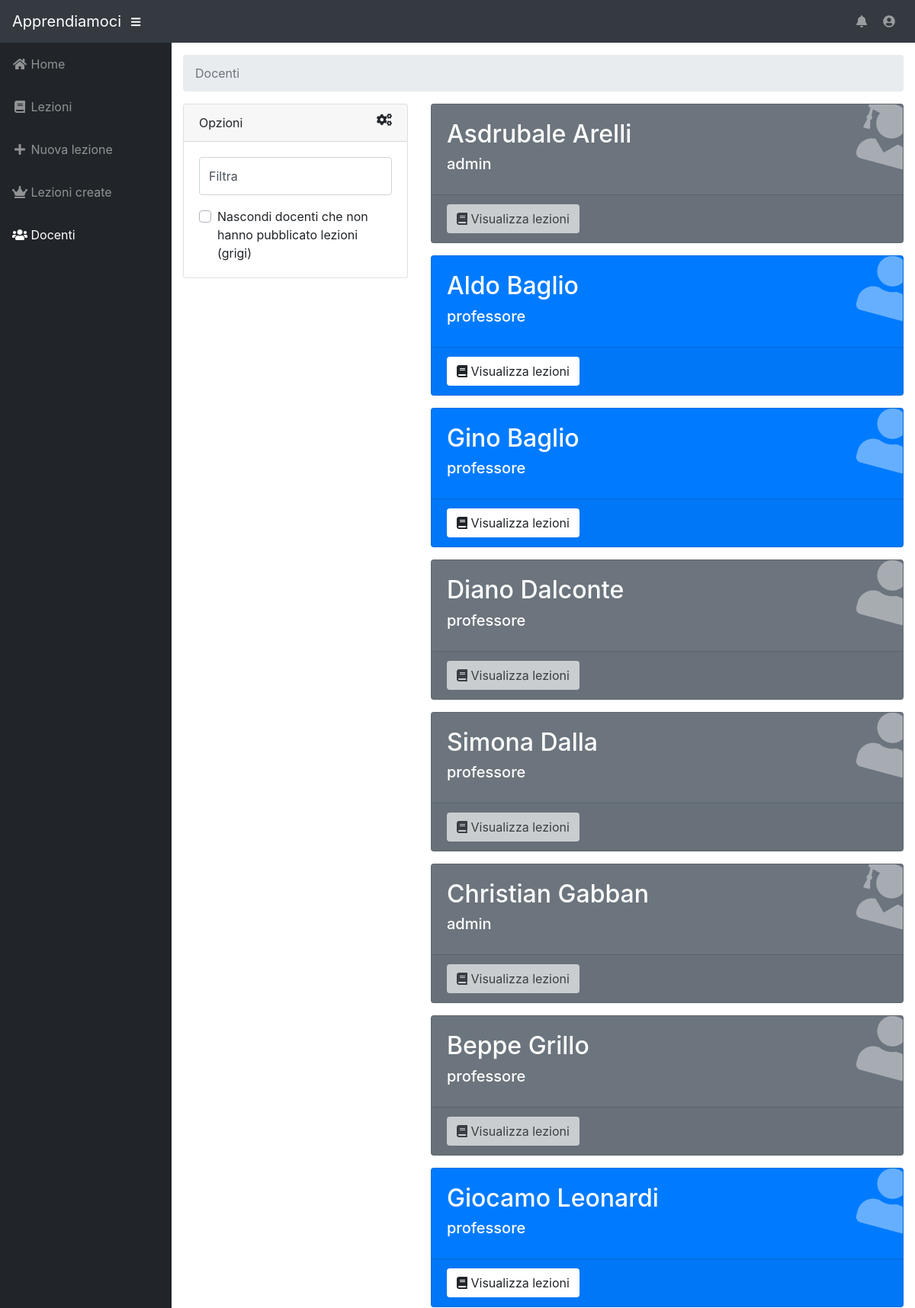
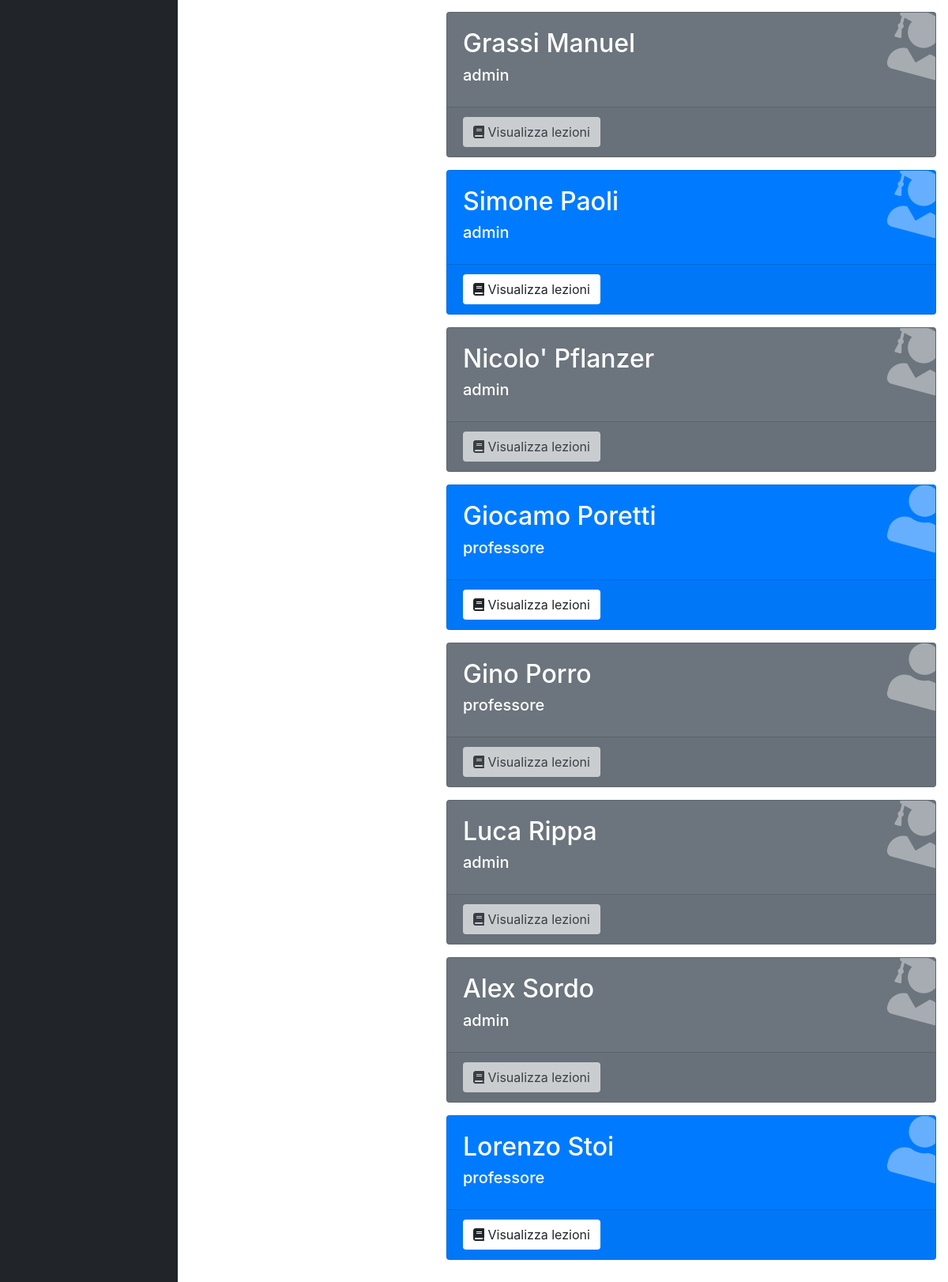
The app's page /docenti/index.php (signed in) with its own data (2 pictures, top to bottom).
### tables this page shows
CREATE TABLE `utenti` (
  `id` int(15) NOT NULL AUTO_INCREMENT,
  `email` varchar(30) NOT NULL,
  `password` varchar(40) NOT NULL,
  `nome` varchar(20) NOT NULL,
  `cognome` varchar(20) NOT NULL,
  `tipo` ENUM('studente', 'professore', 'admin') DEFAULT 'studente',
  `aiuti` BOOLEAN DEFAULT 1,
  `notifiche` BOOLEAN DEFAULT 1,
  PRIMARY KEY (`id`),
  UNIQUE KEY (`email`)
);

### src/connection.php (called while the page is built, shortened)
<?php
  function query($sql){
    $conn = new mysqli("localhost", "root", "", "appRendiamo");
    $tabella = array();
    $result = $conn->query($sql);
    if (isset($result->num_rows)){
      if ($result->num_rows == 0) {
        return $tabella;
      } else while($row = $result->fetch_assoc()){
        array_push($tabella, $row);
      }
      return $tabella;
    } else {
      $conn->close();
    }
  }
?>

### src/docenti/wrapper.php (the view, shortened to what this page needs)
<div id="wrapper">
  <?php $title="docenti" ?>
  <?php include '../wrapper_head.php' ?>
  <?php $idUtente = $_SESSION['user_row']['id'] ?>
  <?php $docenti = query("SELECT utenti.*, COUNT(lezioni.id) as count
                          FROM (
                            SELECT utenti.*, utentidiutenti.preferito
                            FROM utenti
                            LEFT JOIN utentidiutenti
                              ON (
                                utentidiutenti.idUtente=utenti.id AND
                                utentidiutenti.idStudente=$idUtente
                              )
                            ) as utenti
                          LEFT JOIN lezioni
                            ON (
                              lezioni.idUtente=utenti.id
                            )
                            WHERE NOT utenti.tipo = 'studente'
                            GROUP BY utenti.id
                            ORDER BY utenti.cognome, utenti.nome
                          ") ?>
  <div id="content-wrapper">
    <div class="container-fluid">
      <ol class="breadcrumb">
        <li class="breadcrumb-item active">Docenti</li>
      </ol>
      <div class="row">
        <div class="col-xl-4 col-sm-12 mb-3">
          <div class="card">
            <div class="card-header">
              Opzioni
              <a>
                <i class="fas fa-cogs float-right"></i>
              </a>
            </div>
            <div class="card-body">
              <div class="form-group">
                <div class="form-label-group">
                  <input type="text" id="inputFiltra" class="form-control" placeholder="Filtra" autofocus="autofocus" onkeyup="filtra()">
                  <label for="inputFiltra">Filtra</label>
                </div>
              </div>
                <div class="custom-control custom-checkbox">
                <label class="custom-control-label" for="filtraInattivi" >Nascondi docenti che non hanno pubblicato lezioni (grigi)</label>
              </div>
            </div>
          </div>
        </div>
        <div class="col-xl-8 col-sm-12">
        <?php foreach ($docenti as $docente): ?>
          <?php if ($docente['count']): ?>
            <div class="card text-white o-hidden bg-primary mb-3" attivo="si" name="docente" preferito="<?php echo +$docente['preferito'] ?>">
          <?php else: ?>
            <div class="card text-white o-hidden bg-secondary mb-3" attivo="no" name="docente" preferito="<?php echo +$docente['preferito'] ?>">
          <?php endif; ?>
            <div class="card-body">
              <div class="card-body-icon">
                <?php if ($docente['tipo'] == 'admin'): ?>
                  <i class="fas fa-user-graduate"></i>
                <?php else: ?>
                  <i class="fas fa-user"></i>
                <?php endif; ?>
              </div>
              <div class="mr-5">
                <h2><?php echo $docente['nome']. " " .$docente['cognome']?></h2>
                <h5><?php echo $docente['tipo'] ?></h5>
              </div>
            </div>
            <div class="card-footer">
              <form method="post">
              <button type="button" class="btn bg-white" onclick="window.location='../lezioni/?utente=<?php echo $docente['id'] ?>'" <?php if (!$docente['count']): ?>disabled="disabled" title="nessuna lezione" <?php endif; ?>>
                <i class="fas fa-book"></i> Visualizza lezioni
              </button>
              </form>
            </div>
          </div>
        <?php endforeach; ?>
      </div>
    </div>
    </div>
  </div>
</div>

### src/docenti/index.php (shortened to what this page needs)
<!DOCTYPE html>
<html lang="en" dir="ltr">
  <head>
  </head>
  <body>
    <?php include '../nav.php' ?>
    <?php include 'wrapper.php' ?>
  </body>
</html>

### src/nav.php (shortened to what this page needs)
<?php include 'connection.php' ?>
<?php
  $idUtente = $_SESSION['user_row']['id'];
?>
<nav class="navbar navbar-expand navbar-dark bg-dark static-top">
  <a class="navbar-brand mr-1" href="../index.php">Apprendiamoci</a>
  <button class="btn btn-link btn-sm text-white order-1 order-sm-0" id="sidebarToggle" href="#">
    <i class="fas fa-bars"></i>
  </button>
  <ul class="navbar-nav ml-auto ml-md-0">
    <li class="nav-item dropdown no-arrow">
      <a class="nav-link dropdown-toggle" href="#" id="notificheDropDown" <?php if (!$_SESSION['user_row']['notifiche']): ?> style="display: none" <?php endif; ?>role="button" data-toggle="dropdown" aria-haspopup="true" aria-expanded="false">
        <i class="fas fa-bell fa-fw"></i>
      </a>
    </li>
    <li class="nav-item dropdown no-arrow">
      <a class="nav-link dropdown-toggle" href="#" id="userDropdown" role="button" data-toggle="dropdown" aria-haspopup="true" aria-expanded="false">
        <i class="fas fa-user-circle fa-fw"></i>
      </a>
    </li>
  </ul>
</nav>

### src/wrapper_head.php (shortened to what this page needs)
<ul class="sidebar navbar-nav">
  <li class="nav-item <?php if ($title=='home') echo 'active'?>">
    <a class="nav-link" href="../home">
      <i class="fas fa-fw fa-home"></i>
      <span>Home</span>
    </a>
  </li>
  <li class="nav-item <?php if ($title=='lezioni') echo 'active'?>">
    <?php if ($title=='lezioni'): ?>
      <a class="nav-link" href="#" id="pagesDropdown" role="button" data-toggle="dropdown" aria-haspopup="true" aria-expanded="false" >
    <?php else: ?>
        <a class="nav-link" href="../filtra/">
    <?php endif; ?>
      <i class="fas fa-fw fa-book"></i>
      <span>Lezioni</span>
    </a>
  </li>
  <?php if ($_SESSION['user_type'] == 'studente'): ?>
  <?php else: ?>
    <li class="nav-item <?php if ($title=='nuovaLezione') echo 'active'?>">
      <a class="nav-link" href="../nuovaLezione/">
        <i class="fas fa-fw fa-plus"></i>
        <span>Nuova lezione</span>
      </a>
    </li>
    <li class="nav-item">
      <a class="nav-link" href="../lezioni/?utente=<?php echo $idUtente ?>">
        <i class="fas fa-fw fa-crown"></i>
        <span>Lezioni create</span>
      </a>
    </li>
  <?php endif; ?>
  <li class="nav-item <?php if ($title=='docenti') echo 'active'?>">
    <a class="nav-link" href="../docenti" id="pagesDropdown">
      <i class="fas fa-fw fa-users"></i>
      <span>Docenti</span>
    </a>
  </li>
</ul>

### records on screen
utenti: nome "Asdrubale", cognome "Arelli", tipo "admin"
utenti: nome "Aldo", cognome "Baglio", tipo "professore"
utenti: nome "Gino", cognome "Baglio", tipo "professore"
utenti: nome "Diano", cognome "Dalconte", tipo "professore"
utenti: nome "Simona", cognome "Dalla", tipo "professore"
utenti: nome "Christian", cognome "Gabban", tipo "admin"
utenti: nome "Beppe", cognome "Grillo", tipo "professore"
utenti: nome "Giocamo", cognome "Leonardi", tipo "professore"
utenti: nome "Grassi", cognome "Manuel", tipo "admin"
utenti: nome "Simone", cognome "Paoli", tipo "admin"
utenti: nome "Nicolo'", cognome "Pflanzer", tipo "admin"
utenti: nome "Giocamo", cognome "Poretti", tipo "professore"
utenti: nome "Gino", cognome "Porro", tipo "professore"
utenti: nome "Luca", cognome "Rippa", tipo "admin"
utenti: nome "Alex", cognome "Sordo", tipo "admin"
utenti: nome "Lorenzo", cognome "Stoi", tipo "professore"
